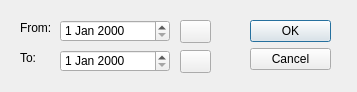
<?xml version="1.0" encoding="UTF-8"?>
<ui version="4.0">
 <class>Dialog</class>
 <widget class="QDialog" name="Dialog">
  <property name="windowModality">
   <enum>Qt::ApplicationModal</enum>
  </property>
  <property name="geometry">
   <rect>
    <x>0</x>
    <y>0</y>
    <width>357</width>
    <height>92</height>
   </rect>
  </property>
  <property name="windowTitle">
   <string>Select Dates</string>
  </property>
  <property name="modal">
   <bool>true</bool>
  </property>
  <widget class="QDialogButtonBox" name="buttonBox">
   <property name="geometry">
    <rect>
     <x>250</x>
     <y>20</y>
     <width>81</width>
     <height>241</height>
    </rect>
   </property>
   <property name="orientation">
    <enum>Qt::Vertical</enum>
   </property>
   <property name="standardButtons">
    <set>QDialogButtonBox::Cancel|QDialogButtonBox::Ok</set>
   </property>
  </widget>
  <widget class="QDateEdit" name="date_edit_from">
   <property name="geometry">
    <rect>
     <x>60</x>
     <y>20</y>
     <width>110</width>
     <height>22</height>
    </rect>
   </property>
  </widget>
  <widget class="QLabel" name="label_from">
   <property name="geometry">
    <rect>
     <x>20</x>
     <y>20</y>
     <width>41</width>
     <height>16</height>
    </rect>
   </property>
   <property name="text">
    <string>From:</string>
   </property>
  </widget>
  <widget class="QLabel" name="label_to">
   <property name="geometry">
    <rect>
     <x>20</x>
     <y>50</y>
     <width>41</width>
     <height>16</height>
    </rect>
   </property>
   <property name="text">
    <string>To:</string>
   </property>
  </widget>
  <widget class="QDateEdit" name="date_edit_to">
   <property name="geometry">
    <rect>
     <x>60</x>
     <y>50</y>
     <width>110</width>
     <height>22</height>
    </rect>
   </property>
  </widget>
  <widget class="QPushButton" name="button_from">
   <property name="geometry">
    <rect>
     <x>180</x>
     <y>20</y>
     <width>31</width>
     <height>23</height>
    </rect>
   </property>
   <property name="text">
    <string/>
   </property>
   <property name="icon">
    <iconset>
     <normaloff>assets/calendar.png</normaloff>assets/calendar.png</iconset>
   </property>
  </widget>
  <widget class="QPushButton" name="button_to">
   <property name="geometry">
    <rect>
     <x>180</x>
     <y>50</y>
     <width>31</width>
     <height>23</height>
    </rect>
   </property>
   <property name="text">
    <string/>
   </property>
   <property name="icon">
    <iconset>
     <normaloff>assets/calendar.png</normaloff>assets/calendar.png</iconset>
   </property>
  </widget>
 </widget>
 <resources/>
 <connections>
  <connection>
   <sender>buttonBox</sender>
   <signal>accepted()</signal>
   <receiver>Dialog</receiver>
   <slot>accept()</slot>
   <hints>
    <hint type="sourcelabel">
     <x>248</x>
     <y>254</y>
    </hint>
    <hint type="destinationlabel">
     <x>157</x>
     <y>274</y>
    </hint>
   </hints>
  </connection>
  <connection>
   <sender>buttonBox</sender>
   <signal>rejected()</signal>
   <receiver>Dialog</receiver>
   <slot>reject()</slot>
   <hints>
    <hint type="sourcelabel">
     <x>316</x>
     <y>260</y>
    </hint>
    <hint type="destinationlabel">
     <x>286</x>
     <y>274</y>
    </hint>
   </hints>
  </connection>
 </connections>
</ui>
